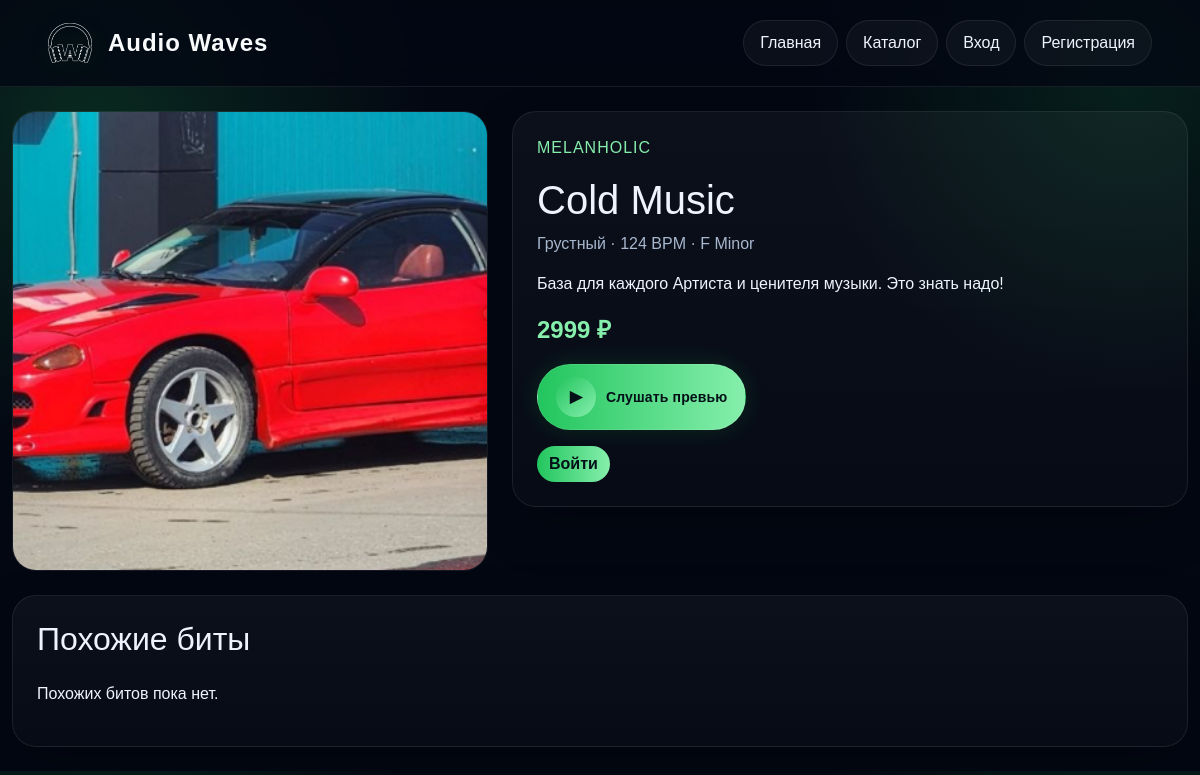
Screenshot of /beat/8 with the database file from the repository.
### models.py (models this page shows, shortened)
class Beat(db.Model):
    id = db.Column(db.Integer, primary_key=True)
    title = db.Column(db.String(150), nullable=False)
    category = db.Column(db.String(80), nullable=False)
    mood = db.Column(db.String(80), nullable=False)
    bpm = db.Column(db.Integer, nullable=False)
    beat_key = db.Column(db.String(30), nullable=False)
    price = db.Column(db.Float, nullable=False)
    description = db.Column(db.Text, default='')
    preview_file = db.Column(db.String(255), nullable=False)
    cover_file = db.Column(db.String(255), nullable=False, default='default-cover.jpg')
    is_featured = db.Column(db.Boolean, default=False)
    status = db.Column(db.String(20), default='approved', nullable=False)
    submitted_by_user_id = db.Column(db.Integer, db.ForeignKey('user.id'), nullable=True)
    moderation_note = db.Column(db.String(255), default='', nullable=False)
    created_at = db.Column(db.DateTime, default=datetime.utcnow)
    favorites = db.relationship('Favorite', backref='beat', cascade='all, delete-orphan')
    cart_items = db.relationship('CartItem', backref='beat', cascade='all, delete-orphan')

### routes/web.py (the view)
    @app.route('/beat/<int:beat_id>')
    def beat_detail(beat_id):
        from flask import abort
        from flask_login import current_user
        beat = db.session.get(Beat, beat_id)
        if not beat:
            abort(404)
        allowed_private = current_user.is_authenticated and (current_user.is_admin or beat.submitted_by_user_id == current_user.id)
        if beat.status != 'approved' and not allowed_private:
            abort(404)
        is_favorite = False
        in_cart = False
        if current_user.is_authenticated:
            is_favorite = Favorite.query.filter_by(user_id=current_user.id, beat_id=beat_id).first() is not None
            in_cart = CartItem.query.filter_by(user_id=current_user.id, beat_id=beat_id).first() is not None
        similar_beats = Beat.query.filter(Beat.category == beat.category, Beat.id != beat.id, Beat.status == 'approved').limit(4).all()
        return render_template('beat_detail.html', beat=beat, is_favorite=is_favorite, in_cart=in_cart, similar_beats=similar_beats)

### context_processors.py (called while the page is built)
def register_context_processors(app):
    @app.context_processor
    def inject_cart_count():
        count = 0
        if current_user.is_authenticated:
            count = CartItem.query.filter_by(user_id=current_user.id).count()
        return {'cart_count': count}

### templates/beat_detail.html (shortened to what this page needs)
{% extends 'base.html' %}
{% block content %}
<section class="detail-grid row g-4 mb-4 align-items-start">
    <div class="col-lg-5">
        <img class="detail-cover" src="{{ url_for('static', filename='uploads/covers/' + beat.cover_file) if beat.cover_file != 'default-cover.jpg' else url_for('static', filename='default-cover.jpg') }}" alt="{{ beat.title }}">
    </div>
    <div class="col-lg-7">
        <div class="panel p-4 h-100">
            <p class="eyebrow">{{ beat.category }}</p>
            <h1>{{ beat.title }}</h1>
            <p class="meta">{{ beat.mood }} · {{ beat.bpm }} BPM · {{ beat.beat_key }}</p>
            <p>{{ beat.description }}</p>
            <p class="detail-price">{{ '%.0f'|format(beat.price) }} ₽</p>
            <div class="player-box">
                <button type="button" class="play-btn" aria-label="Слушать превью"><span class="play-icon">▶</span><span class="play-label">Слушать превью</span></button>
            </div>
            <div class="actions">
                {% if current_user.is_authenticated %}
                    <a class="btn ghost" href="{{ url_for('toggle_favorite', beat_id=beat.id) }}">{{ '★ В избранном' if is_favorite else '☆ В избранное' }}</a>
                    {% if in_cart %}
                        <a class="btn ghost" href="{{ url_for('profile') }}">Уже в корзине</a>
                    {% else %}
                        <a class="btn" href="{{ url_for('add_to_cart', beat_id=beat.id) }}">Добавить в корзину</a>
                    {% endif %}
                {% else %}
                    <a class="btn" href="{{ url_for('login') }}">Войти</a>
                {% endif %}
            </div>
        </div>
    </div>
</section>
<section class="panel p-4">
    <h2>Похожие биты</h2>
    <div class="mini-grid row g-3 mt-1">
        {% for item in similar_beats %}
            <div class="col-md-6 col-xl-3"><a class="mini-card h-100" href="{{ url_for('beat_detail', beat_id=item.id) }}">{{ item.title }}<small>{{ item.category }} · {{ '%.0f'|format(item.price) }} ₽</small></a></div>
        {% else %}
            <p>Похожих битов пока нет.</p>
        {% endfor %}
    </div>
</section>
{% endblock %}

### static/style.css (style rules this page uses)
:root { --bg: #030712; --card: #0f1720; --line: rgba(255,255,255,0.08); --text: #edf4ff; --muted: #a7b7ce; --accent: #22c55e; --accent-2: #86efac; --danger: #ff6b6b; }
* { box-sizing: border-box; }
body { margin: 0; font-family: Arial, sans-serif; background: radial-gradient(circle at 8% 16%, rgba(34, 197, 94, 0.18), transparent 26%), radial-gradient(circle at 94% 10%, rgba(34, 197, 94, 0.14), transparent 24%), var(--bg); color: var(--text); }
a { color: inherit; text-decoration: none; }
img { width: 100%; display: block; }
.nav .nav-link, .btn { border-radius: 999px; transition: 0.2s; }
.hero, .panel, .featured-card, .beat-card, .empty-box, .stat-card, .feature-stat, .api-card { background: linear-gradient(180deg, rgba(255,255,255,0.04), rgba(255,255,255,0.02)); border: 1px solid var(--line); border-radius: 24px; box-shadow: 0 20px 50px rgba(0,0,0,0.22); }
.hero-text, .muted, .meta, .desc, .why-list, .api-card-body small { color: var(--muted); }
.eyebrow { color: var(--accent-2); text-transform: uppercase; letter-spacing: 1px; }
input, select, textarea, button, .form-control, .form-select { width: 100%; border: 1px solid var(--line) !important; background: rgba(255,255,255,0.04) !important; color: var(--text) !important; border-radius: 16px !important; padding: 14px 16px !important; font-size: 15px; }
button, .btn { border: none; background: linear-gradient(90deg, var(--accent), var(--accent-2)); color: #031018 !important; font-weight: 700; cursor: pointer; }
.price, .detail-price { color: var(--accent-2); font-size: 24px; font-weight: 800; }
.actions { display: flex; gap: 10px; flex-wrap: wrap; margin-top: 16px; }
.player-box { display: flex; gap: 12px; align-items: center; margin-top: 12px; flex-wrap: wrap; }
.detail-cover { border-radius: 24px; border: 1px solid var(--line); min-height: 460px; object-fit: cover; }
.play-btn { width: auto; display: inline-flex; align-items: center; gap: 12px; padding: 10px 18px 10px 12px !important; border-radius: 999px !important; background: rgba(255,255,255,0.06) !important; color: var(--text) !important; border: 1px solid rgba(255,255,255,0.1) !important; box-shadow: inset 0 1px 0 rgba(255,255,255,0.04), 0 10px 28px rgba(0,0,0,0.18); }
.play-btn .play-icon { width: 40px; height: 40px; display: grid; place-items: center; border-radius: 50%; background: linear-gradient(135deg, var(--accent), var(--accent-2)); color: #031018; font-weight: 900; font-size: 16px; flex: 0 0 40px; }
.play-btn .play-label { font-size: 14px; font-weight: 700; letter-spacing: 0.01em; }
.btn, button, .auth-form button, .admin-form button, .filters-form button, .play-btn { color: #031018 !important; font-weight: 800 !important; }
.play-btn { width: auto !important; min-width: 148px; display: inline-flex !important; align-items: center; justify-content: center; gap: 10px; border-radius: 999px !important; padding: 12px 18px !important; background: linear-gradient(90deg, #22c55e, #86efac) !important; box-shadow: 0 0 24px rgba(34,197,94,0.16); }

### rows the page displays
Beat: cover_file (picture), category "MELANHOLIC", title "Cold Music", mood "Грустный", bpm "124", beat_key "F Minor", description "База для каждого Артиста и ценителя музыки. Это знать надо!", price "2999"
